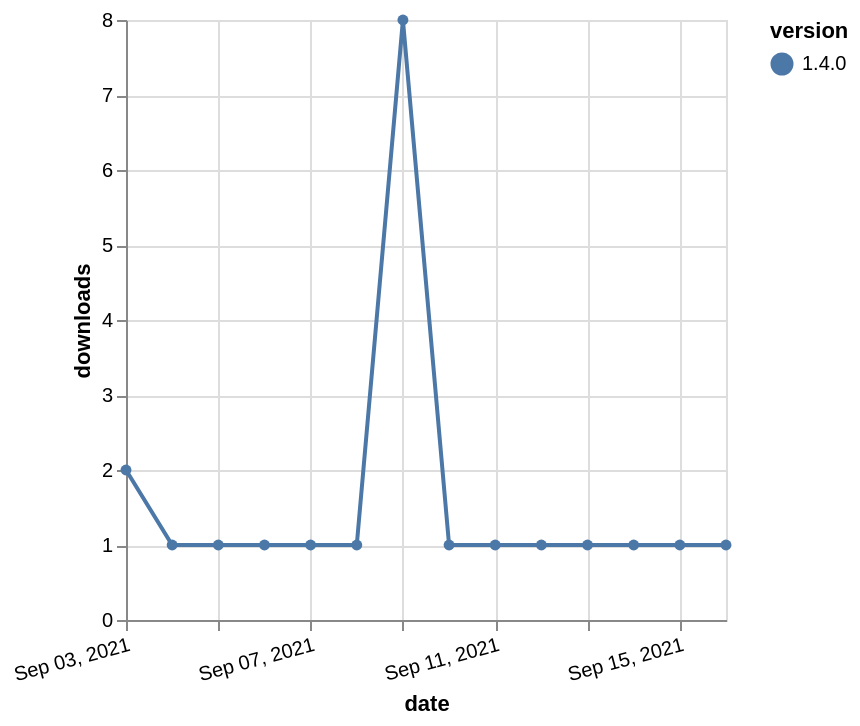

This figure's Vega-Lite source:
### Vega-Lite specification from a JSON file in a GitHub repository (floating-point values rounded to 4 significant figures)
{"$schema": "https://vega.github.io/schema/vega-lite/v5.json", "description": "A simple bar chart with embedded data.", "data": {"values": [{"date": "2021-09-03", "total": 573, "delta": 2, "version": "1.4.0"}, {"date": "2021-09-04", "total": 574, "delta": 1, "version": "1.4.0"}, {"date": "2021-09-05", "total": 575, "delta": 1, "version": "1.4.0"}, {"date": "2021-09-06", "total": 576, "delta": 1, "version": "1.4.0"}, {"date": "2021-09-07", "total": 577, "delta": 1, "version": "1.4.0"}, {"date": "2021-09-08", "total": 578, "delta": 1, "version": "1.4.0"}, {"date": "2021-09-09", "total": 586, "delta": 8, "version": "1.4.0"}, {"date": "2021-09-10", "total": 587, "delta": 1, "version": "1.4.0"}, {"date": "2021-09-11", "total": 588, "delta": 1, "version": "1.4.0"}, {"date": "2021-09-12", "total": 589, "delta": 1, "version": "1.4.0"}, {"date": "2021-09-13", "total": 590, "delta": 1, "version": "1.4.0"}, {"date": "2021-09-14", "total": 591, "delta": 1, "version": "1.4.0"}, {"date": "2021-09-15", "total": 592, "delta": 1, "version": "1.4.0"}, {"date": "2021-09-16", "total": 593, "delta": 1, "version": "1.4.0"}]}, "width": "container", "mark": {"type": "line", "point": {"filled": true}}, "encoding": {"x": {"field": "date", "type": "temporal", "timeUnit": "yearmonthdate", "title": "date", "axis": {"labelAngle": -15}}, "y": {"field": "delta", "type": "quantitative", "title": "downloads"}, "color": {"field": "version", "type": "nominal"}, "tooltip": {"field": "delta"}}}
